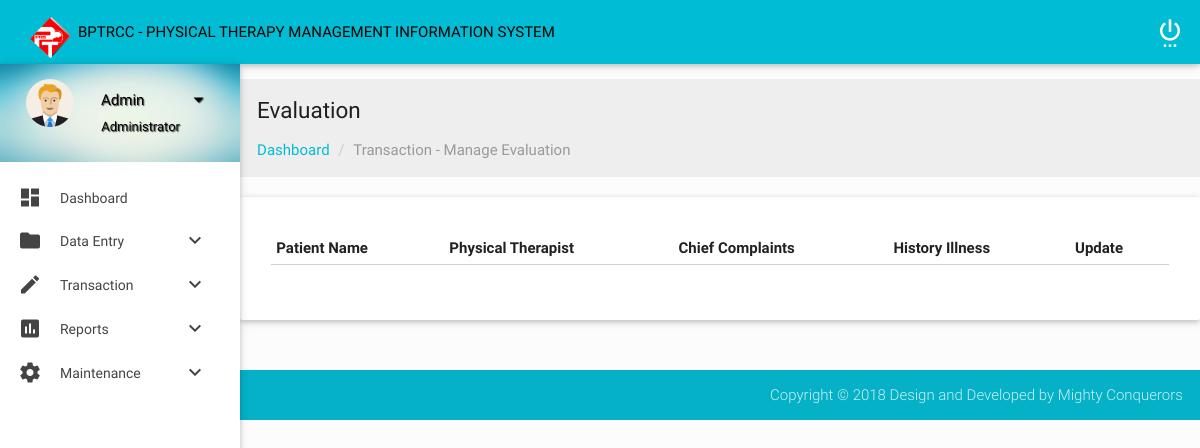
The app's page /admin/ManageEvaluation.php, older data.
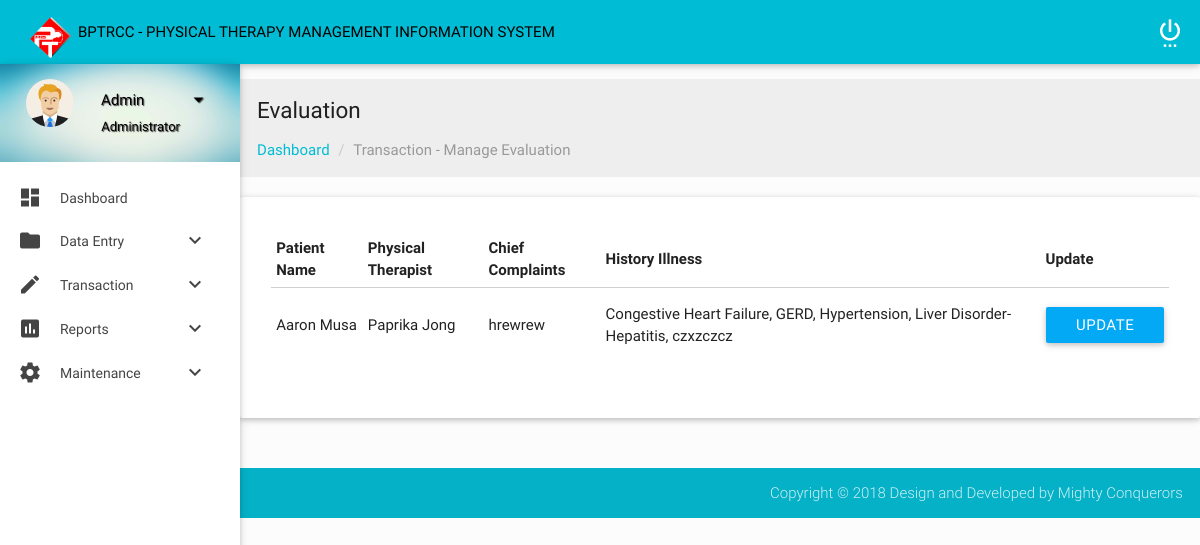
The same page, newer data.
### tables this page shows
CREATE TABLE `evaluation` (
  `EvalID` int(11) NOT NULL,
  `PatientID` int(11) NOT NULL,
  `PT_ID` int(8) NOT NULL,
  `EvalChiefComplaint` varchar(50) NOT NULL,
  `EvalHistoryIllness` varchar(100) NOT NULL,
  `EvalEdema` varchar(15) NOT NULL,
  `EvalPosture` varchar(15) NOT NULL,
  `EvalSkin` varchar(15) NOT NULL,
  `EvalAssessment` varchar(30) NOT NULL,
  `EvalPlan` varchar(30) NOT NULL,
  `MMT` varchar(30) NOT NULL,
  `ROM` varchar(30) NOT NULL,
  `Eval_Date` date NOT NULL,
  `Remarks` varchar(20) NOT NULL,
  `Others` varchar(30) NOT NULL
);

CREATE TABLE `patient` (
  `PatientID` int(11) NOT NULL,
  `PatientName` text NOT NULL,
  `PatientAddress` text NOT NULL,
  `PatientGender` text NOT NULL,
  `PatientBirthdate` date NOT NULL,
  `PatientCivilStatus` text NOT NULL,
  `PatientProfession` text NOT NULL,
  `PatientDoctor` text NOT NULL,
  `PatientHospital` text NOT NULL,
  `PatientReferralAddress` text NOT NULL,
  `PatientTelephone` int(11) NOT NULL,
  `PatientContactPerson` text NOT NULL,
  `PatientCases` text NOT NULL,
  `month` char(3) NOT NULL,
  `year` char(4) NOT NULL
);

CREATE TABLE `pt` (
  `PT_ID` int(11) NOT NULL,
  `PT_Name` varchar(30) NOT NULL,
  `PT_Address` varchar(30) NOT NULL,
  `PT_Gender` varchar(7) NOT NULL,
  `PT_Birthday` date NOT NULL,
  `PT_CivilStatus` varchar(15) NOT NULL
);

### admin/ManageEvaluation.php (the view, shortened to what this page needs)
<?php include("header.php"); ?>
            <section class="section">
                <div id="breadcrumbs-wrapper" class=" grey lighten-3">
                  <div class="container">
                    <div class="row">
                      <div class="col s12 m12 l12">
                        <h5 class="breadcrumbs-title">Evaluation</h5>
                        <ol class="breadcrumb">
                            <li><a href="index.html">Dashboard</a></li>
                            <li class="active">Transaction - Manage Evaluation</li>
                        </ol>
                      </div>
                    </div>
                  </div>
                </div>
                <div class="card-panel">
                    <div class="container-fluid">
                        <div class="section">
                            <div id="table-datatables">
                                <div class="row">
                                    <div class="col s12 m8 l12">
                                        <table id="data-table-simple" class="responsive-table display" cellspacing="0">
                                            <thead>
                                                <tr>
                                                    <th>Patient Name</th>
                                                    <th>Physical Therapist</th>
                                                    <th>Chief Complaints</th>
                                                    <th>History Illness</th>
                                                    <th>Update</th>
                                                </tr>
                                            </thead>
                                            <tbody>
                                                <?php include("config.php");
                                                $result = mysqli_query($mysqli, "SELECT * FROM evaluation INNER JOIN patient ON evaluation.PatientID = patient.PatientID INNER JOIN pt ON evaluation.PT_ID = pt.PT_ID ORDER BY EvalID DESC");
                                                while ($res = mysqli_fetch_array($result)) {
                                                ?>
                                                <tr>
                                                    <td><?php echo $res['PatientName']; ?></td>
                                                    <td><?php echo $res['PT_Name']; ?></td>
                                                    <td><?php echo $res['EvalChiefComplaint']; ?></td>
                                                    <td><?php echo $res['EvalHistoryIllness']; ?></td>
                                                    <td><a class="waves-effect waves-light modal-trigger light-blue btn" href="editEval.php?id=<?php echo $res['EvalID']; ?>" >Update</a>
                                                    <?php  } ?>
                                                </tr>
                                            </tbody>
                                        </table>
                                    </div>
                                </div>
                            </div>
                        </div>
                    </div>
                </div>
                        </div>
                </div>
    <footer class="page-footer">
        <div class="footer-copyright">
            <div class="container">
                <span class="right">  Copyright © 2018 Design and Developed by Mighty Conquerors</span>
            </div>
        </div>
    </footer>
</body>
</html>

Row changes from the older to the newer data that the page shows:
added evaluation: PatientID.PatientName "Aaron Musa", PT_ID.PT_Name "Paprika Jong", EvalChiefComplaint "hrewrew", EvalHistoryIllness "Congestive Heart Failure, GERD, Hypertension, Liver Disorder-Hepatitis, czxzczcz"
